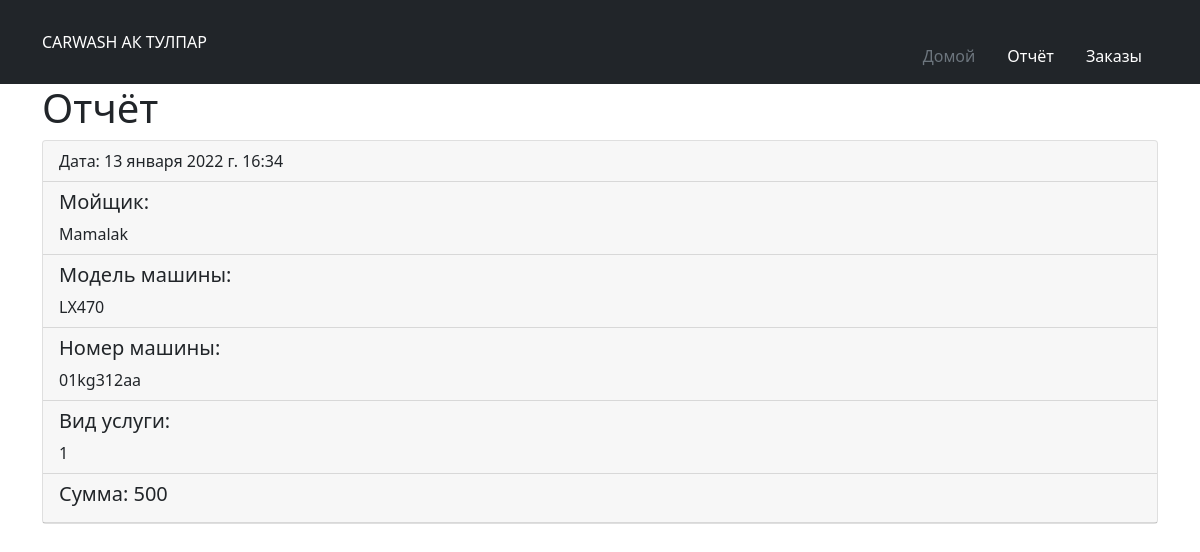
The page /reports/ on the database as committed earlier.
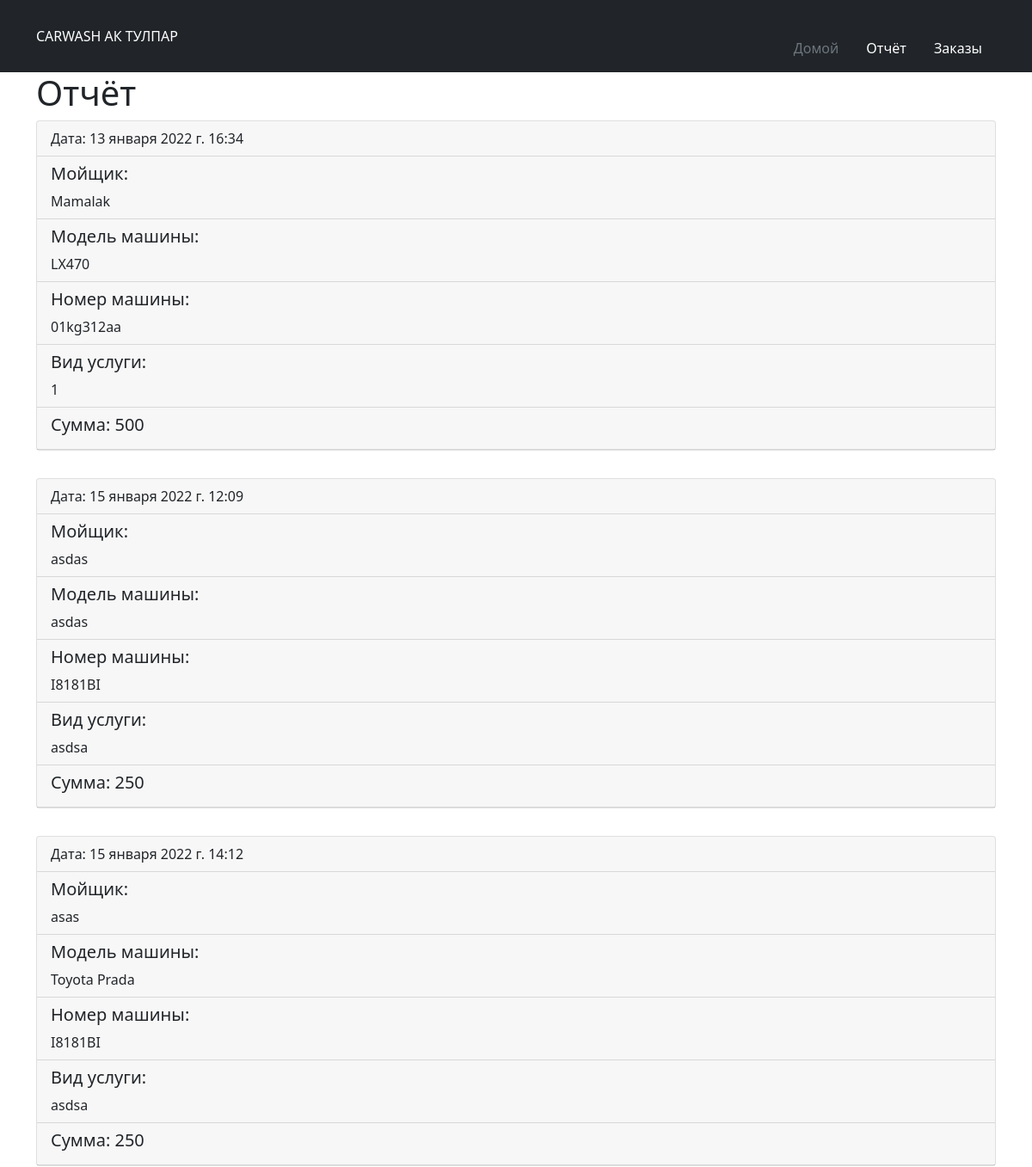
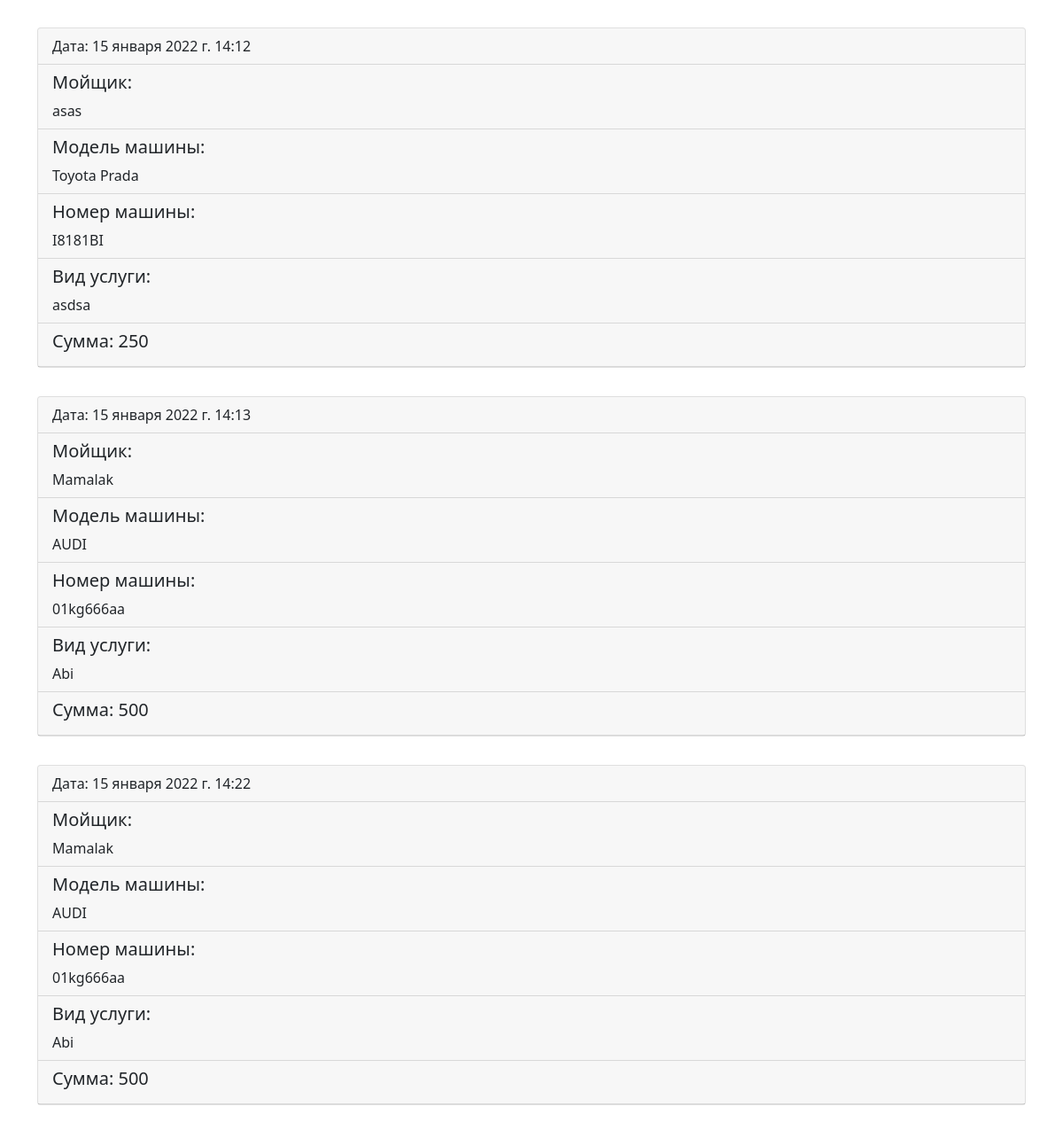
The same page on the database as committed later (2 pictures, top to bottom).
### service/models.py (models this page shows, shortened)
class Post(models.Model):
    title = models.CharField(max_length=255, verbose_name="Мойщик")
    model_car = models.CharField(max_length=255, verbose_name="Модель машины")
    number_car = models.CharField(max_length=255, verbose_name="Номер машины")
    service = models.CharField(max_length=255, verbose_name="Вид услуги")
    sum = models.CharField(max_length=255, verbose_name="Сумма")
    created = models.DateTimeField(auto_now=True)
    class Meta:
        verbose_name = "Данные авто"
        verbose_name_plural = "Добавить"

### service/views.py (the view)
# urls.py: path('reports/', report, name='reports'),
def report(request):
    reports = Post.objects.all()
    context = {'reports': reports}
    return render(request, 'Report.html', context)

### service/templates/Report.html
{% extends "base.html" %}
{% load  static %}
{% block content %}
<div class="container">
    <h1>Отчёт</h1>
    {% for report in reports %}
    <div style="margin-bottom:2rem;" class="card">
        <div class="card-header">
            <h7 class="card-title">Дата: {{report.created}}</h7>
        </div>
        <div class="card-header">
            <h5 class="card-title">Мойщик:</h5> {{report.title}}
        </div>
        <div class="card-header">
            <h5 class="card-title">Модель машины:</h5> {{report.model_car}}
        </div>
        <div class="card-header">
            <h5 class="card-title">Номер машины: </h5>{{report.number_car}}
        </div>
        <div class="card-header">
            <h5 class="card-title">Вид услуги: </h5>{{report.service}}
        </div>
        <div class="card-header">
            <h5 class="card-title">Сумма: {{report.sum}}</h5>
        </div>
     </div>
    {% endfor %}
{% endblock %}

Rows that differ between the two databases and show on the page:
added Post: created "15 января 2022 г. 12:09", title "asdas", model_car "asdas", number_car "I8181BI", service "asdsa", sum "250"
added Post: created "15 января 2022 г. 14:12", title "asas", model_car "Toyota Prada", number_car "I8181BI", service "asdsa", sum "250"
added Post: created "15 января 2022 г. 14:12", title "asas", model_car "Toyota Prada", number_car "I8181BI", service "asdsa", sum "250"
added Post: created "15 января 2022 г. 14:13", title "Mamalak", model_car "AUDI", number_car "01kg666aa", service "Abi", sum "500"
added Post: created "15 января 2022 г. 14:22", title "Mamalak", model_car "AUDI", number_car "01kg666aa", service "Abi", sum "500"
